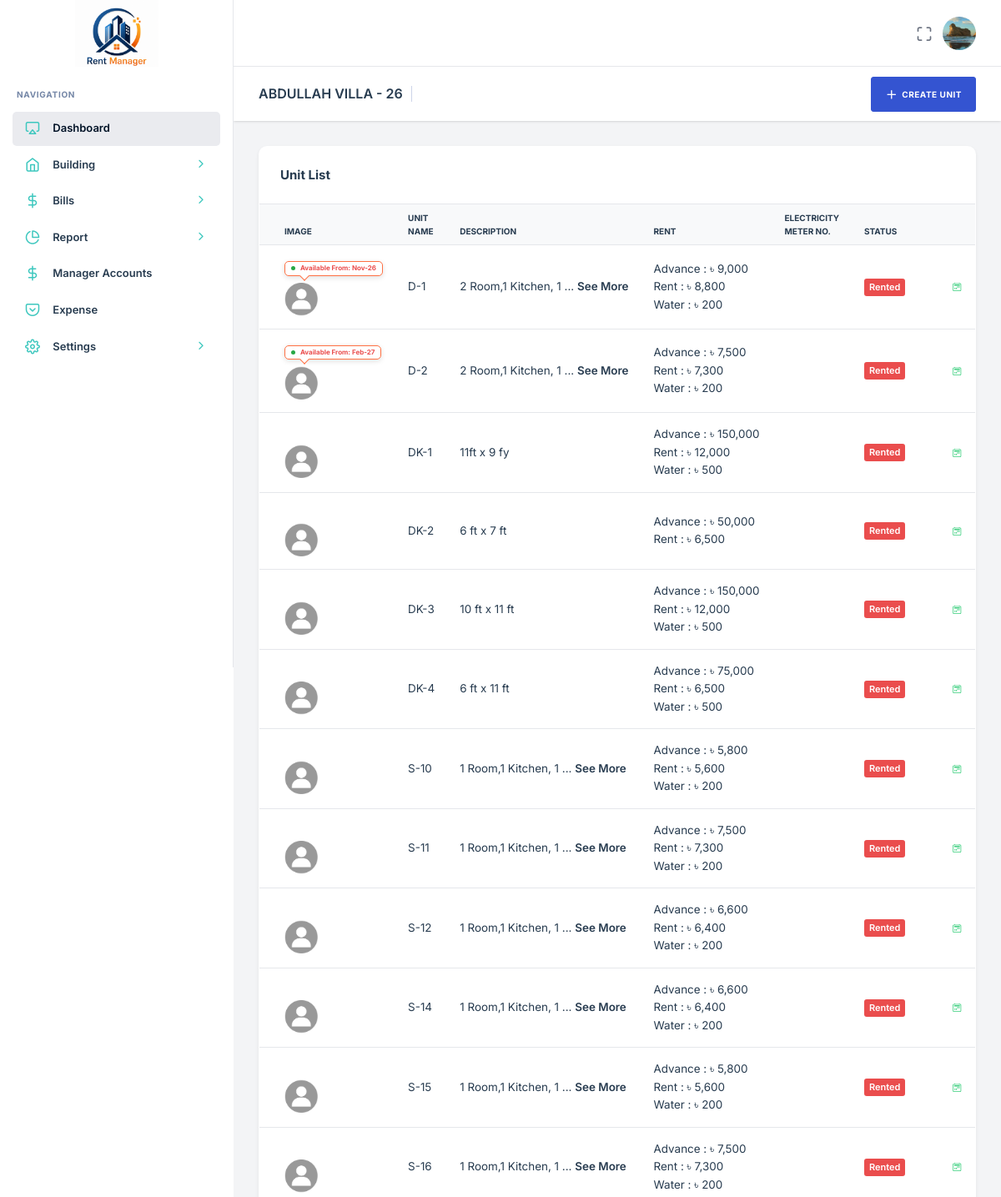
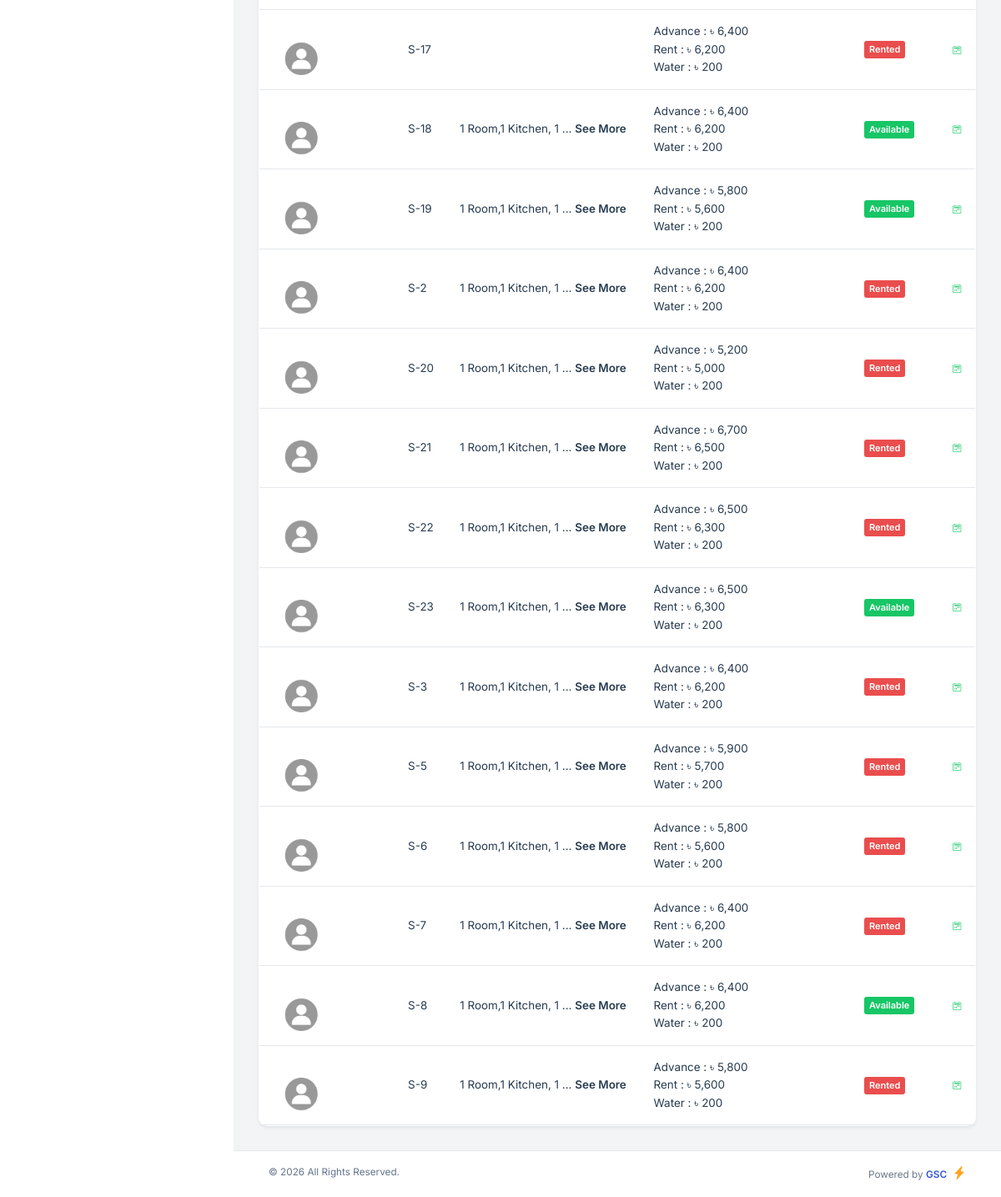
The page /admin.php?page=unit&id=18 (signed in) on the database its author committed (2 pictures, top to bottom).
### tables this page shows
CREATE TABLE `tenants` (
  `id` int(11) NOT NULL,
  `name` varchar(150) NOT NULL,
  `phone` varchar(20) NOT NULL,
  `email` varchar(150) DEFAULT NULL,
  `password` varchar(256) NOT NULL DEFAULT '827ccb0eea8a706c4c34a16891f84e7b',
  `status` enum('Active','Inactive','Booked') NOT NULL DEFAULT 'Active',
  `role` enum('Admin','Tenant','Manager') NOT NULL,
  `booking_month` varchar(100) DEFAULT NULL,
  `start_tanent` date DEFAULT NULL,
  `nid_no` varchar(200) DEFAULT NULL,
  `permanent_address` text DEFAULT NULL,
  `family_member` int(11) DEFAULT NULL,
  `tenant_image` varchar(255) DEFAULT NULL,
  `nid_image` varchar(255) DEFAULT NULL,
  `building_id` int(11) DEFAULT NULL,
  `unit_id` int(11) DEFAULT NULL,
  `created_at` timestamp NOT NULL DEFAULT current_timestamp()
);

CREATE TABLE `building` (
  `id` int(11) NOT NULL,
  `name` varchar(256) NOT NULL,
  `building_type` int(11) NOT NULL,
  `address` text NOT NULL,
  `description` text NOT NULL,
  `image` varchar(256) NOT NULL,
  `location` varchar(256) NOT NULL
);

CREATE TABLE `unit` (
  `id` int(11) NOT NULL,
  `unit_name` varchar(100) NOT NULL,
  `building_name` int(11) NOT NULL,
  `floor` text DEFAULT NULL,
  `unit_type` enum('Flat','Room','Shop') DEFAULT 'Flat',
  `size` varchar(50) DEFAULT NULL,
  `rent` int(11) DEFAULT NULL,
  `advance` int(11) DEFAULT NULL,
  `unit_image` varchar(255) DEFAULT NULL,
  `status` enum('Available','Rented') DEFAULT 'Available',
  `gas` int(11) DEFAULT NULL,
  `water` int(11) DEFAULT NULL,
  `available_from_date` varchar(100) DEFAULT NULL,
  `created_at` timestamp NOT NULL DEFAULT current_timestamp()
);

### pages/Unit.php (the view, shortened to what this page needs)
<?php
    if(isset($_GET['id'])){
        $building_id = $_GET['id'];
        $query  = "SELECT * FROM unit wHERE building_name = '$building_id' ORDER BY unit_name ASC";
        $result = mysqli_query($db, $query);
        $count_row = mysqli_num_rows($result);
    }
?>
<div class="nxl-content">
    <div class="page-header d-flex align-items-center justify-content-between">
        <h5 class="mb-0">
            <?php
                $sql_building = "SELECT * FROM building WHERE id = $building_id ";
                $result_building = mysqli_query($db, $sql_building) or die("Query failed: " . mysqli_error($db));
                while($buil = mysqli_fetch_assoc($result_building)){
                $buil_name = $buil['name'];
                echo $buil_name.' - '.$count_row;
                }
            ?>
        </h5>
        <a href="admin.php?page=CreateUnit&building_id=<?php echo $building_id; ?>" class="btn btn-primary">
            <i class="feather-plus me-1"></i> Create Unit
        </a>
    </div>
    <div class="main-content">
        <div class="card shadow-sm">
            <div class="card-header">
                <h6 class="mb-0">Unit List</h6>
            </div>
            <div class="card-body p-0">
                <div class="table-responsive">
                    <table class="table table-hover mb-0">
                        <thead class="table-light">
                            <tr>
                                <th>Image</th>
                                <th>Unit Name</th>
                                <th>Description</th>
                                <th>Rent</th>
                                <th>Electricity Meter No.</th>
                                <th>Status</th>
                                <th class="text-end">Action</th>
                            </tr>
                        </thead>
                        <tbody>
                        <?php if (mysqli_num_rows($result) > 0): ?>
                            <?php while ($row = mysqli_fetch_assoc($result)): ?>
                                <?php
                                    $image = !empty($row['unit_image'])
                                        ? "public/uploads/units/" . $row['unit_image']
                                        : "public/assets/images/no-image.png";
                                ?>
                                <tr>
                                    <td>
                                        <?php
                                            $profile_message = $row['available_from_date'] ? "Available From: " . date('M-y', strtotime($row['available_from_date'])) : "";
                                            ?>
                                            <?php if (!empty($profile_message)): ?>
                                                <div class="profile-notice">
                                                    <span class="notice-dot"></span>
                                                    <span class="text-danger"><?= htmlspecialchars($profile_message, ENT_QUOTES, 'UTF-8'); ?></span>
                                                </div>
                                        <?php endif; ?><br>
                                        <img src="<?= htmlspecialchars($image) ?>"
                                             width="40" height="40"
                                             style="object-fit:cover;border-radius:6px;">
                                    </td>
                                    <td>
                                        <?= htmlspecialchars($row['unit_name']) ?>
                                    </td>
                                    <td>
                                         <?php
                                            $address = htmlspecialchars($row['floor']);
                                            if (mb_strlen($row['floor']) > 20) {
                                        ?>
                                            <span class="short-address" title="<?php echo $address; ?>"><?= mb_substr($address, 0, 20) ?>...</span>
                                            <a href="javascript:void(0);" onclick="showAddress(this)" title="<?php echo $address; ?>">See More</a>
                                        <?php
                                            } else {
                                                echo $address;
                                            }
                                        ?>
                                    </td>
                                    <td>
                                        Advance : ৳ <?= number_format($row['advance'], 0) ?><br>
                                        Rent    : ৳ <?= number_format($row['rent'], 0) ?><br>
                                        <?php if (!empty($row['water'])) { ?>
                                            Water : ৳ <?= number_format($row['water'], 0) ?><br>
                                        <?php } ?>
                                    </td>
                                    <td>
                                    </td>
                                    <td>
                                        <span class="badge <?= $row['status']=='Available' ? 'bg-success' : 'bg-danger' ?>">
                                            <?= $row['status'] ?>
                                        </span>
                                    </td>
                                    <td>
                                        <div class="btn-group">
                                            <button
                                                type="button"
                                                class="btn btn-sm btn-light-success"
                                                data-bs-toggle="collapse"
                                                data-bs-target="#updateRow<?= $row['id']; ?>"
                                                aria-expanded="false"
                                            >
                                               <i class="bi bi-calendar2-week"></i>
                                            </button>
                                        </div>
                                    </td>
                                </tr>
                            <?php endwhile; ?>
                            <?php endif; ?>
                        </tbody>
                    </table>
                </div>
            </div>
        </div>
    </div>
</div>

### includes/header.php (shortened to what this page needs)
<?php
include "database/db.php";
$user_id = $_SESSION['id'];
$sql = mysqli_query($db,"SELECT * FROM `tenants` WHERE id = '$user_id' ");
$user_row = mysqli_fetch_assoc($sql);
$old_image= $user_row['tenant_image'];
?>
<!DOCTYPE html>
<html lang="zxx">
<head>
    <link rel="stylesheet" type="text/css" href="public/assets/css/bootstrap.min.css" />
    <link rel="stylesheet" type="text/css" href="public/assets/vendors/css/vendors.min.css" />
    <link rel="stylesheet" type="text/css" href="public/assets/vendors/css/daterangepicker.min.css" />
    <link rel="stylesheet" type="text/css" href="public/assets/css/theme.min.css" />
    <link rel="stylesheet" href="public/assets/css/style.css">
</head>
<body>
    <?php include "includes/sidebar.php"; ?>
    <header class="nxl-header">
        <div class="header-wrapper">
            <div class="header-right ms-auto">
                <div class="d-flex align-items-center">
                    <div class="nxl-h-item d-none d-sm-flex">
                        <div class="full-screen-switcher">
                            <a href="javascript:void(0);" class="nxl-head-link me-0"
                                onclick="$('body').fullScreenHelper('toggle');">
                                <i class="feather-maximize maximize"></i>
                            </a>
                        </div>
                    </div>
                    <div class="dropdown nxl-h-item">
                        <a href="javascript:void(0);" data-bs-toggle="dropdown" role="button"
                            data-bs-auto-close="outside">
                            <img src="<?php echo $old_image ? 'public/uploads/tenants/'.$old_image : 'public/uploads/tenants/no-image.png' ?>" alt="<?= $old_image ?>"
                                class="img-fluid user-avtar me-0" style="width:40px; height: 40px;"/>
                        </a>
                    </div>
                </div>
            </div>
        </div>
    </header>

### public/assets/css/style.css (style rules this page uses)
.profile-notice { position: relative; display: inline-block; background: #fff; color: #444; border: 1px solid #ff7043; border-radius: 5px; padding: 3px 7px; margin-bottom: 8px; font-size: 8px; font-weight: 700; line-height: 1.2; white-space: nowrap; box-shadow: 0 2px 6px rgba(0,0,0,.12); animation: noticeLoop 1.8s ease-in-out infinite; }
.profile-notice::after { content: ""; position: absolute; bottom: -5px; left: 20%; width: 8px; height: 8px; background: #fff; border-right: 1px solid #ff7043; border-bottom: 1px solid #ff7043; transform: translateX(-50%) rotate(45deg); }
.notice-dot { display: inline-block; width: 5px; height: 5px; background: #28a745; border-radius: 50%; margin-right: 4px; animation: dotLoop 1s ease-in-out infinite; }

### rows shown on the page
tenants: tenant_image (picture)
building: name "ABDULLAH VILLA"
unit: available_from_date "Available From: Nov-26", unit_name "D-1", floor "2 Room,1 Kitchen, 1", advance "9,000", rent "8,800", water "200", status "Rented"
unit: available_from_date "Available From: Feb-27", unit_name "D-2", floor "2 Room,1 Kitchen, 1", advance "7,500", rent "7,300", water "200", status "Rented"
unit: unit_name "DK-1", floor "11ft x 9 fy", advance "150,000", rent "12,000", water "500", status "Rented"
unit: unit_name "DK-2", floor "6 ft x 7 ft", advance "50,000", rent "6,500", status "Rented"
unit: unit_name "DK-3", floor "10 ft x 11 ft", advance "150,000", rent "12,000", water "500", status "Rented"
unit: unit_name "DK-4", floor "6 ft x 11 ft", advance "75,000", rent "6,500", water "500", status "Rented"
unit: unit_name "S-10", floor "1 Room,1 Kitchen, 1", advance "5,800", rent "5,600", water "200", status "Rented"
unit: unit_name "S-11", floor "1 Room,1 Kitchen, 1", advance "7,500", rent "7,300", water "200", status "Rented"
unit: unit_name "S-12", floor "1 Room,1 Kitchen, 1", advance "6,600", rent "6,400", water "200", status "Rented"
unit: unit_name "S-14", floor "1 Room,1 Kitchen, 1", advance "6,600", rent "6,400", water "200", status "Rented"
unit: unit_name "S-15", floor "1 Room,1 Kitchen, 1", advance "5,800", rent "5,600", water "200", status "Rented"
unit: unit_name "S-16", floor "1 Room,1 Kitchen, 1", advance "7,500", rent "7,300", water "200", status "Rented"
unit: unit_name "S-17", advance "6,400", rent "6,200", water "200", status "Rented"
unit: unit_name "S-18", floor "1 Room,1 Kitchen, 1", advance "6,400", rent "6,200", water "200", status "Available"
unit: unit_name "S-19", floor "1 Room,1 Kitchen, 1", advance "5,800", rent "5,600", water "200", status "Available"
unit: unit_name "S-2", floor "1 Room,1 Kitchen, 1", advance "6,400", rent "6,200", water "200", status "Rented"
unit: unit_name "S-20", floor "1 Room,1 Kitchen, 1", advance "5,200", rent "5,000", water "200", status "Rented"
unit: unit_name "S-21", floor "1 Room,1 Kitchen, 1", advance "6,700", rent "6,500", water "200", status "Rented"
unit: unit_name "S-22", floor "1 Room,1 Kitchen, 1", advance "6,500", rent "6,300", water "200", status "Rented"
unit: unit_name "S-23", floor "1 Room,1 Kitchen, 1", advance "6,500", rent "6,300", water "200", status "Available"
unit: unit_name "S-3", floor "1 Room,1 Kitchen, 1", advance "6,400", rent "6,200", water "200", status "Rented"
unit: unit_name "S-5", floor "1 Room,1 Kitchen, 1", advance "5,900", rent "5,700", water "200", status "Rented"
unit: unit_name "S-6", floor "1 Room,1 Kitchen, 1", advance "5,800", rent "5,600", water "200", status "Rented"
unit: unit_name "S-7", floor "1 Room,1 Kitchen, 1", advance "6,400", rent "6,200", water "200", status "Rented"
unit: unit_name "S-8", floor "1 Room,1 Kitchen, 1", advance "6,400", rent "6,200", water "200", status "Available"
unit: unit_name "S-9", floor "1 Room,1 Kitchen, 1", advance "5,800", rent "5,600", water "200", status "Rented"
